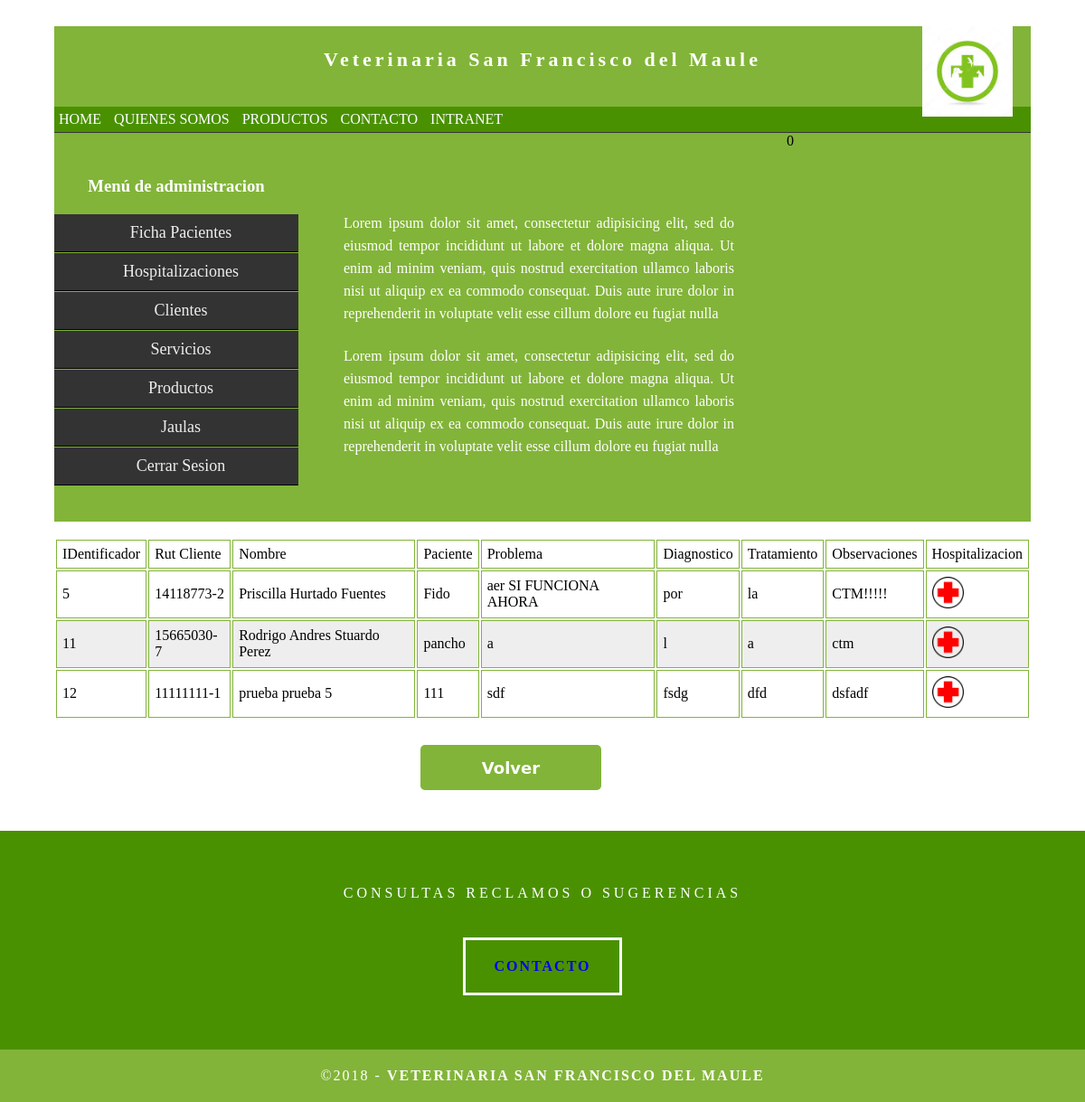
The app's page /int_medico/0Fichas/crear.php (signed in) with its own data.
### tables this page shows
CREATE TABLE `pt_tbficha` (
  `id_ficha` int(6) NOT NULL,
  `id_cl` varchar(10) NOT NULL,
  `no_mas` varchar(30) NOT NULL,
  `nom_cl` varchar(50) NOT NULL,
  `ho_ticket` time NOT NULL,
  `fe_ticket` date NOT NULL,
  `pro_ficha` varchar(100) NOT NULL,
  `dia_ficha` varchar(250) NOT NULL,
  `tra_ficha` varchar(250) NOT NULL,
  `obs_ficha` varchar(250) NOT NULL
);

### modelo.php (called while the page is built, shortened)
<?php
class modelo{
    public function __construct(){
        $this->_db=new mysqli(DB_HOST, DB_USER, DB_PASS, DB_NAME);
    }
}
?>

### servicio.php (called while the page is built, shortened)
<?php
require_once('modelo.php');
class ficha extends modelo{
     public function listaficha(){
            $sql="SELECT * FROM pt_tbficha";
            $resultado=$this->_db->query($sql);
            $usuarios=$resultado->fetch_all(MYSQLI_ASSOC);
            if ($usuarios){
                return $usuarios;
            }
        }
}

### int_medico/0Fichas/r_ficha_H.php (the view, shortened to what this page needs)
<?php
if(!isset($_SESSION['nombre']) && !isset($_SESSION['password'])){
    require("../error.php");
    print '<script language="JavaScript">';
    print 'alert("No tiene permisos para acceder a esa pagina");';
    print '</script>';
} else{
?>
<!DOCTYPE html>
<html>
    <head>
            <link href="../../css/estilo.css" rel="stylesheet" type="text/css">
            <link href="../../css/submenu.css" rel="stylesheet" type="text/css">
            <link href='../../css/form_resp.css' rel='stylesheet' type='text/css'/>
            <link href='../../css/tabla_resp.css' rel='stylesheet' type='text/css'/>
    </head>
    <body>
        <div class="container">
          <header class="header">
            <a href="../index.php"><img src="../../image/logo.jpg" width="100"></a>
            <h4 class="logo">Veterinaria San Francisco del Maule</h4>
        </header>
    <section class="intro">
            <div class="column">
                    <br>
                    <br>
                    <p>Lorem ipsum dolor sit amet, consectetur adipisicing elit, sed do eiusmod tempor incididunt ut labore et dolore magna aliqua. Ut enim ad minim veniam, quis nostrud exercitation ullamco laboris nisi ut aliquip ex ea commodo consequat. Duis aute irure dolor in reprehenderit in voluptate velit esse cillum dolore eu fugiat nulla </p>
                    <p>Lorem ipsum dolor sit amet, consectetur adipisicing elit, sed do eiusmod tempor incididunt ut labore et dolore magna aliqua. Ut enim ad minim veniam, quis nostrud exercitation ullamco laboris nisi ut aliquip ex ea commodo consequat. Duis aute irure dolor in reprehenderit in voluptate velit esse cillum dolore eu fugiat nulla</p>
            </div>
        </section>
    <div class="gallery" align="left">
         <?php
        require_once "../../servicio.php";
        $usuarioModel = new ficha();
        $reg = $usuarioModel->listaficha();
        if ($reg){
        ?>
        <div><br>
        <table align="center">
            <thead>
                <tr>
                    <td>IDentificador</td>
                    <td>Rut Cliente </td>
                    <td>Nombre</td>
                    <td>Paciente</td>
                    <td>Problema</td>
                    <td>Diagnostico</td>
                    <td>Tratamiento</td>
                    <td>Observaciones</td>
                    <td>Hospitalizacion</td>
                </tr>
            </thead>
            <tbody>
        <?php
            foreach ($reg as $row):
        ?>
             <tr>
                    <td><?php echo $row['id_ficha']; ?></td>
                    <td><?php echo $row['id_cl']; ?></td>
                    <td><?php echo $row['nom_cl']; ?></td>
                    <td><?php echo $row['no_mas']; ?></td>
                    <td><?php echo $row['pro_ficha']; ?></td>
                    <td><?php echo $row['dia_ficha']; ?></td>
                    <td><?php echo $row['tra_ficha']; ?></td>
                    <td><?php echo $row['obs_ficha']; ?></td>
                    <td>
                        <a href="../8Hospital/c_hospital.php?id=<?php echo $row['id_ficha']; ?>" onclick="return confirmation()"><img src="../../image/hospital.png" width="35"></a>
                    </td>
                </tr>
            <?php
                endforeach;
            ?>
        <?php } ?>
            </tbody>
        </table>
        </div>
        <br>
        <form id="loginform" action="../index.php">
            <input class="loginbutton" type="submit" value="Volver" />
        </form>
        </div>
    </div>
</body>
</html>
<?php } ?>

### css/estilo.css (style rules this page uses)
body { font-family: Cambria, "Hoefler Text", "Liberation Serif", Times, "Times New Roman", serif; background-color: #FFFFFF; margin: 0; }
.container { width: 90%; margin-left: auto; margin-right: auto; background-color: #FFFFFF; }
header { width: 100%; height: 12%; background-color: #82b439; border-bottom: 1px solid #353635; }
header img { margin-left: 80%; position:absolute; }
header nav { background:#4a9102; }
header nav ul { margin:0; padding:0; }
header nav ul li { list-style:none; display: inline-block; }
header nav ul li a { color:#fff; display: block; padding: 5px; text-decoration:none; }
.logo { color: #fff; font-weight: bold; margin-left: auto; letter-spacing: 4px; margin-right: auto; text-align: center; padding-top: 15px; line-height: 2em; font-size: 22px; }
.hero_header { color: #FFFFFF; text-align: center; margin: 0; letter-spacing: 4px; }
.gallery { clear: both; display: inline-block; width: 100%; background-color: #FFFFFF; padding-bottom: 35px; padding-top: 0px; margin-top: -5px; margin-bottom: 0px; }
#loginform { margin:auto; width:270px; background: #FFF; }
.loginbutton { background-color:#4a9102; border-radius:5px/5px; -webkit-border-radius:5px/5px; -moz-border-radius:5px/5px; color:#FFF; display:inline-block; font-family:"Lucida Grande", "Lucida Sans Unicode", "Lucida Sans", "DejaVu Sans", Verdana, sans-serif; font-size:18px; font-weight:bold; width:270px; text-align:center; line-height:50px; text-decoration:none; height:50px; margin-top:20px; margin-bottom:20px; border:none; outline:0; cursor: pointer; }
table tr { background-color: #eee; }
table tr:nth-child(even) { background-color: #eee; }
table tr:nth-child(odd) { background-color: #fff; }
td, th { padding: 6px; border: 1px solid #82b439; text-align: left; }
.intro { background-color: #FFFFFF; padding-bottom: 35px; }
.column { width: 50%; text-align: center; padding-top: 30px; float: left; }
.lateral { width: 25%; text-align: center; padding-top: 30px; float: left; }
.intro .lateral h3 { color: #FFFFFF; text-align: center; }
.intro .column p { color: #FFFFFF; }
.intro .column p { padding-left: 30px; padding-right: 30px; text-align: justify; line-height: 25px; font-weight: lighter; margin-left: 20px; margin-right: 20px; width: 80%; margin-top: 4%; }
.button { width: 150px; margin-top: 40px; margin-right: auto; margin-bottom: auto; margin-left: auto; padding-top: 20px; padding-right: 10px; padding-bottom: 20px; padding-left: 10px; text-align: center; vertical-align: middle; border-radius: 0px; text-transform: uppercase; font-weight: bold; letter-spacing: 2px; border: 3px solid #FFFFFF; color: #FFFFFF; transition: all 0.3s linear; }
.button a { text-decoration:none; }
.copyright { text-align: center; padding-top: 20px; padding-bottom: 20px; background-color: #82b439; color: #FFFFFF; text-transform: uppercase; font-weight: lighter; letter-spacing: 2px; border-top-width: 2px; }
footer { background-color: #4a9102; padding-top: 60px; padding-bottom: 60PX; }
.intro { display: inline-block; background-color: #82b439; }

### css/submenu.css (style rules this page uses)
ul.acorh, ul.acorh * { margin: 0; padding: 0; border: 0; }
ul.acorh { margin: 10px auto; padding: 0; list-style: none; width: 100%; font-size: 18px; }
ul.acorh li { list-style: none; }
ul.acorh li a { display: block; padding: 10px 10px 10px 20px; background: #333; color: #eee; border-bottom: 1px solid #000; border-top: 1px solid #82b439; text-decoration: none; box-sizing: border-box; }

### css/form_resp.css (style rules this page uses)
input[type=submit],[type=reset] { background-color:#82b439; border-radius:5px/5px; -webkit-border-radius:5px/5px; -moz-border-radius:5px/5px; color:#FFF; display:inline-block; font-family:"Lucida Grande", "Lucida Sans Unicode", "Lucida Sans", "DejaVu Sans", Verdana, sans-serif; font-size:18px; font-weight:bold; width:200px; text-align:center; line-height:50px; text-decoration:none; height:50px; margin-top:10px; margin-bottom:10px; border:none; outline:0; cursor: pointer; }

### records on screen
pt_tbficha: id_ficha "5", id_cl "14118773-2", nom_cl "Priscilla Hurtado Fuentes", no_mas "Fido", pro_ficha "aer SI FUNCIONA AHORA", dia_ficha "por", tra_ficha "la", obs_ficha "CTM!!!!!"
pt_tbficha: id_ficha "11", id_cl "15665030-7", nom_cl "Rodrigo Andres Stuardo Perez", no_mas "pancho", pro_ficha "a", dia_ficha "l", tra_ficha "a", obs_ficha "ctm"
pt_tbficha: id_ficha "12", id_cl "11111111-1", nom_cl "prueba prueba 5", no_mas "111", pro_ficha "sdf", dia_ficha "fsdg", tra_ficha "dfd", obs_ficha "dsfadf"
